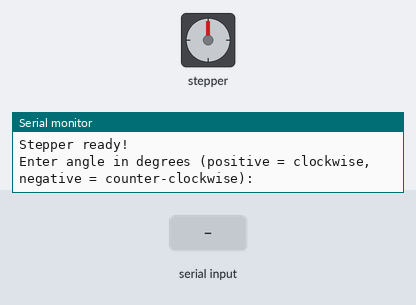
The sketch below on a simulated Arduino Uno, built with avr-gcc and run on an emulated ATmega328P. Parts: stepper motor, the last lines printed to the serial monitor. The test bench sets the inputs (shaded band). Stepper angles assume 2048 steps per turn.

Above: at 1.2 s.
1.3 s: "90,45\n" received over Serial
At 4.0 s:
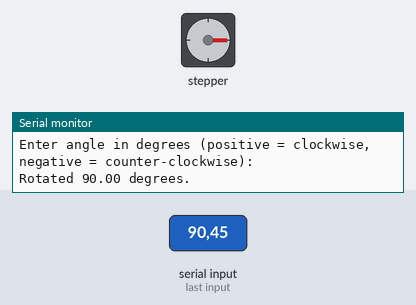
4.3 s: "30,150\n" received over Serial
At 5.4 s:
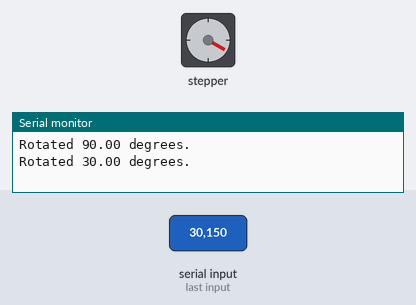
6.3 s: "90\n" received over Serial
At 9.0 s:
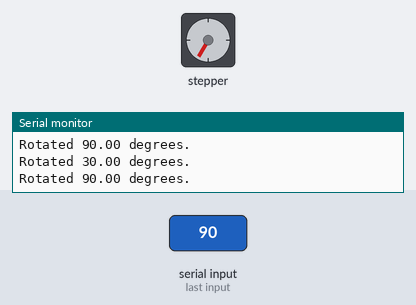
9.3 s: "200\n" received over Serial
At 13.1 s:
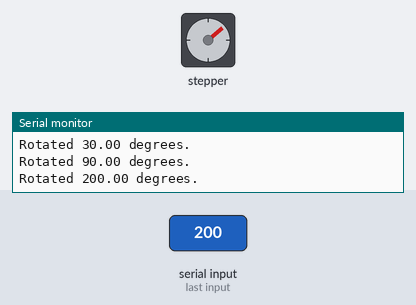
Timing chart, 0 to 13.3 s (numbered marks = the images above; inputs shaded):
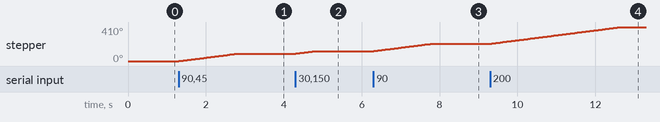

Measured:
- after the input at 1.3 s, stepper: turns 90° clockwise in 1.5 s, starting at once
- after the input at 4.3 s, stepper: turns 30° clockwise in 0.50 s, starting at once
- after the input at 6.3 s, stepper: turns 90° clockwise in 1.5 s, starting at once
- after the input at 9.3 s, stepper: turns 200° clockwise in 3.4 s, starting at once

The sketch:

stepper-motor.ino
```cpp
#include <Stepper.h>

#define STEPS_PER_REV 2048  // 4096 steps = 360° for 28BYJ-48

// IN1–IN4 connected to Arduino pins 8,10,9,11
Stepper stepper(STEPS_PER_REV, 8, 10, 9, 11);

void setup() {
  Serial.begin(9600);       // Start Serial communication
  stepper.setSpeed(10);     // 10 RPM
  Serial.println("Stepper ready!");
  Serial.println("Enter angle in degrees (positive = clockwise, negative = counter-clockwise):");
}

void loop() {
  if (Serial.available() > 0) {
    String input = Serial.readStringUntil('\n');  // Read input until Enter is pressed
    float angle = input.toFloat();                // Convert input to float for precision

    // Calculate steps using floating-point, then round to nearest integer
    int steps = round((angle / 360.0) * STEPS_PER_REV);

    // Rotate motor
    stepper.step(steps);

    // Feedback
    Serial.print("Rotated ");
    Serial.print(angle);
    Serial.println(" degrees.");
  }
}


// #include <Stepper.h>

// #define STEPS_PER_REV 2048  // 4096 steps = 360° for 28BYJ-48

// // IN1–IN4 connected to Arduino pins 8,10,9,11
// Stepper stepper(STEPS_PER_REV, 8, 10, 9, 11);

// void setup() {
//   stepper.setSpeed(10); // 10 RPM

//   // Rotate 180° clockwise once
//   stepper.step(1024);
// }

// void loop() {
//   // Do nothing, motor has already rotated 180°
// }


//Controlled movement


// #include <Stepper.h>

// #define STEPS_PER_REV 2048  // 2048 steps = 360° for 28BYJ-48

// // IN1–IN4 connected to Arduino pins 8,10,9,11
// Stepper stepper(STEPS_PER_REV, 8, 10, 9, 11);

// void setup() {
//   Serial.begin(9600);       // Start serial communication
//   stepper.setSpeed(10);     // 10 RPM
//   Serial.println("Stepper ready!");
//   Serial.println("Press 'w' to rotate 180° clockwise");
//   Serial.println("Press 's' to rotate 180° counter-clockwise");
// }

// void loop() {
//   if (Serial.available() > 0) {
//     char key = Serial.read();  // Read the key pressed

//     if (key == 'w') {
//       stepper.step(1024);      // Rotate 180° clockwise
//       Serial.println("Rotated 180° clockwise");
//     }
//     else if (key == 's') {
//       stepper.step(-1024);     // Rotate 180° counter-clockwise
//       Serial.println("Rotated 180° counter-clockwise");
//     }
//     else {
//       Serial.print("Unknown key: ");
//       Serial.println(key);
//     }
//   }
// }
```
